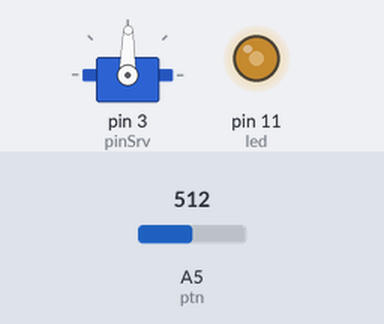
A sketch run on a simulated Arduino Uno, built with avr-gcc and run on an emulated ATmega328P. On the bench: servo, output pins drawn as LEDs (lit = HIGH). The inputs (shaded band) are chosen by the test bench; at power-on: A5 (ptn) = 512.

Above: at 1.2 s.
1.3 s: A5 (ptn) set to 610
At 2.5 s:
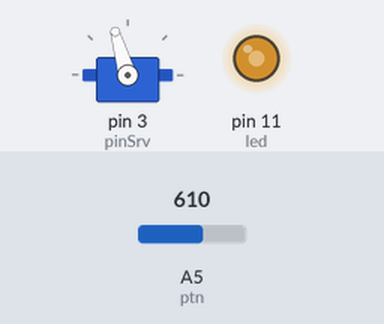
2.8 s: A5 (ptn) set to 716
At 3.6 s:
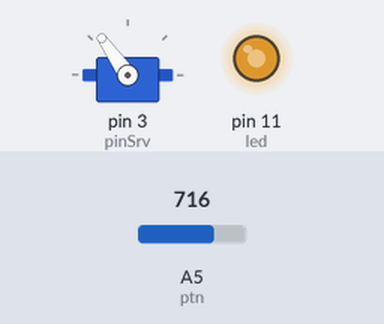
4.3 s: A5 (ptn) set to 900
At 4.6 s:
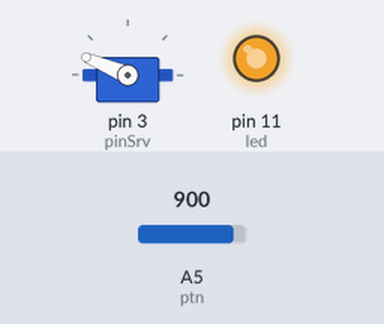
5.8 s: A5 (ptn) set to 1023
At 6.9 s:
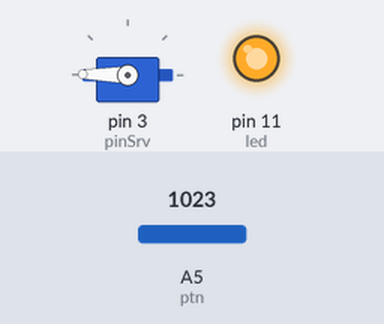
7.3 s: A5 (ptn) set to 590
At 8.3 s:
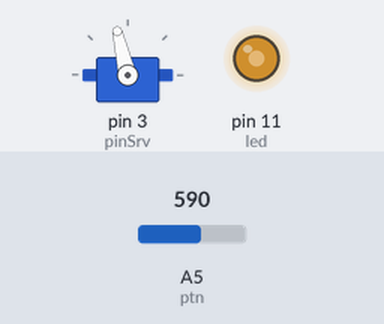
8.8 s: A5 (ptn) set to 511
At 9.4 s:
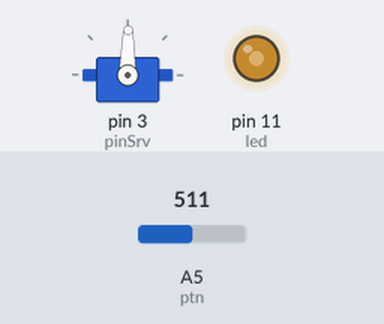
Timing chart, 0 to 11.3 s (numbered marks = the images above; inputs shaded):
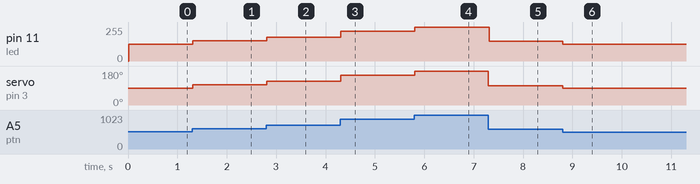

The sketch:

Clase_03_-_Pin_Potenciometro.ino
```cpp
#include <Servo.h>
int ptn = A5;
int led = 11;
// Declaramos un 'Servo'.
Servo srv;
int pinSrv = 3;
// Definir el intervalo de valores para los pulsos.
int plsMin = 600;
int plsMax = 2500;
// Variables auxiliares.
long light;
long angle;

void setup() {
  pinMode(led, OUTPUT);
  //pinMode(ptn, OUTPUT);, no es necesario declarar porque viene con la función preestablecida por defecto.

  //'attach' pérmite modificar el intervalo predeterminado del Servomotor.
  srv.attach(pinSrv, plsMin, plsMax);
}

void loop() {

  delay(10);
  light = map(analogRead(ptn), 0, 1023, 0, 255);
  angle = map(analogRead(ptn), 0, 1023, 0, 179);
  // Los pines analógicos funcionan con base '1024', mientras que los ángulos con base '180'.
  srv.write( angle );
  analogWrite(led, light );
}
```

Measured:
- after the input at 1.3 s, pin 11 (led): 127/255 → 152/255 at once; servo on pin 3 (pinSrv): 89° → 106° at once
- after the input at 2.8 s, pin 11 (led): 152/255 → 178/255 at once; servo on pin 3 (pinSrv): 106° → 125° at once
- after the input at 4.3 s, pin 11 (led): 178/255 → 224/255 at once; servo on pin 3 (pinSrv): 125° → 157° at once
- after the input at 5.8 s, pin 11 (led): 224/255 → 255/255 at once; servo on pin 3 (pinSrv): 157° → 179° at once
- after the input at 7.3 s, pin 11 (led): 255/255 → 147/255 at once; servo on pin 3 (pinSrv): 179° → 103° at once
- after the input at 8.8 s, pin 11 (led): 147/255 → 127/255 at once; servo on pin 3 (pinSrv): 103° → 89° at once
